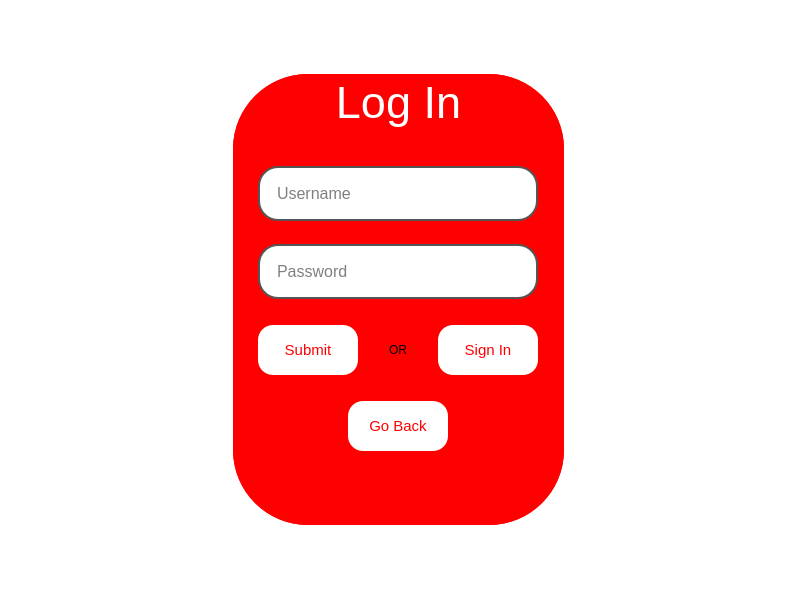
<?xml version="1.0" encoding="UTF-8"?>
<ui version="4.0">
 <class>Form</class>
 <widget class="QWidget" name="Form">
  <property name="geometry">
   <rect>
    <x>0</x>
    <y>0</y>
    <width>800</width>
    <height>600</height>
   </rect>
  </property>
  <property name="sizePolicy">
   <sizepolicy hsizetype="Fixed" vsizetype="Fixed">
    <horstretch>0</horstretch>
    <verstretch>0</verstretch>
   </sizepolicy>
  </property>
  <property name="minimumSize">
   <size>
    <width>330</width>
    <height>450</height>
   </size>
  </property>
  <property name="windowTitle">
   <string>Form</string>
  </property>
  <property name="styleSheet">
   <string notr="true">background-color: rgb(255, 255, 255);</string>
  </property>
  <layout class="QHBoxLayout" name="horizontalLayout_2">
   <property name="spacing">
    <number>0</number>
   </property>
   <property name="leftMargin">
    <number>9</number>
   </property>
   <item>
    <widget class="QWidget" name="widget" native="true">
     <property name="sizePolicy">
      <sizepolicy hsizetype="Maximum" vsizetype="Maximum">
       <horstretch>0</horstretch>
       <verstretch>0</verstretch>
      </sizepolicy>
     </property>
     <property name="minimumSize">
      <size>
       <width>331</width>
       <height>451</height>
      </size>
     </property>
     <property name="styleSheet">
      <string notr="true">background-color: rgb(255,0,0);
border-radius: 75px;
</string>
     </property>
     <widget class="QWidget" name="verticalLayoutWidget">
      <property name="geometry">
       <rect>
        <x>0</x>
        <y>0</y>
        <width>331</width>
        <height>451</height>
       </rect>
      </property>
      <layout class="QVBoxLayout" name="verticalLayout">
       <item>
        <spacer name="verticalSpacer_2">
         <property name="orientation">
          <enum>Qt::Orientation::Vertical</enum>
         </property>
         <property name="sizeType">
          <enum>QSizePolicy::Policy::Fixed</enum>
         </property>
         <property name="sizeHint" stdset="0">
          <size>
           <width>20</width>
           <height>3</height>
          </size>
         </property>
        </spacer>
       </item>
       <item>
        <widget class="QLabel" name="label">
         <property name="styleSheet">
          <string notr="true">background: transparent;
color: white;
font-size: 45px;

</string>
         </property>
         <property name="text">
          <string>Log In</string>
         </property>
         <property name="alignment">
          <set>Qt::AlignmentFlag::AlignCenter</set>
         </property>
        </widget>
       </item>
       <item>
        <spacer name="verticalSpacer">
         <property name="orientation">
          <enum>Qt::Orientation::Vertical</enum>
         </property>
         <property name="sizeType">
          <enum>QSizePolicy::Policy::Fixed</enum>
         </property>
         <property name="sizeHint" stdset="0">
          <size>
           <width>20</width>
           <height>32</height>
          </size>
         </property>
        </spacer>
       </item>
       <item>
        <layout class="QHBoxLayout" name="horizontalLayout_3">
         <item>
          <widget class="QLineEdit" name="username">
           <property name="sizePolicy">
            <sizepolicy hsizetype="Fixed" vsizetype="Fixed">
             <horstretch>0</horstretch>
             <verstretch>0</verstretch>
            </sizepolicy>
           </property>
           <property name="minimumSize">
            <size>
             <width>280</width>
             <height>0</height>
            </size>
           </property>
           <property name="styleSheet">
            <string notr="true">QLineEdit {
	padding: 15px 15px;
	font-size: 16px;
	border: 2px solid #555;
	border-radius: 20px;
	background-color: rgb(255,255,255);
	color: black;
}</string>
           </property>
           <property name="alignment">
            <set>Qt::AlignmentFlag::AlignLeading|Qt::AlignmentFlag::AlignLeft|Qt::AlignmentFlag::AlignVCenter</set>
           </property>
           <property name="placeholderText">
            <string>Username</string>
           </property>
          </widget>
         </item>
        </layout>
       </item>
       <item>
        <spacer name="verticalSpacer_4">
         <property name="orientation">
          <enum>Qt::Orientation::Vertical</enum>
         </property>
         <property name="sizeType">
          <enum>QSizePolicy::Policy::Fixed</enum>
         </property>
         <property name="sizeHint" stdset="0">
          <size>
           <width>20</width>
           <height>17</height>
          </size>
         </property>
        </spacer>
       </item>
       <item>
        <layout class="QHBoxLayout" name="horizontalLayout_4">
         <item>
          <widget class="QLineEdit" name="password">
           <property name="sizePolicy">
            <sizepolicy hsizetype="Fixed" vsizetype="Fixed">
             <horstretch>0</horstretch>
             <verstretch>0</verstretch>
            </sizepolicy>
           </property>
           <property name="minimumSize">
            <size>
             <width>280</width>
             <height>0</height>
            </size>
           </property>
           <property name="styleSheet">
            <string notr="true">QLineEdit {
	padding: 15px 15px;
	font-size: 16px;
	border: 2px solid #555;
	border-radius: 20px;
	background-color: rgb(255,255,255);
	color: black;
}</string>
           </property>
           <property name="alignment">
            <set>Qt::AlignmentFlag::AlignLeading|Qt::AlignmentFlag::AlignLeft|Qt::AlignmentFlag::AlignVCenter</set>
           </property>
           <property name="placeholderText">
            <string>Password</string>
           </property>
          </widget>
         </item>
        </layout>
       </item>
       <item>
        <spacer name="verticalSpacer_5">
         <property name="orientation">
          <enum>Qt::Orientation::Vertical</enum>
         </property>
         <property name="sizeType">
          <enum>QSizePolicy::Policy::Fixed</enum>
         </property>
         <property name="sizeHint" stdset="0">
          <size>
           <width>20</width>
           <height>20</height>
          </size>
         </property>
        </spacer>
       </item>
       <item>
        <layout class="QHBoxLayout" name="horizontalLayout_5">
         <item>
          <widget class="QPushButton" name="submit_button">
           <property name="sizePolicy">
            <sizepolicy hsizetype="Fixed" vsizetype="Fixed">
             <horstretch>0</horstretch>
             <verstretch>0</verstretch>
            </sizepolicy>
           </property>
           <property name="minimumSize">
            <size>
             <width>100</width>
             <height>50</height>
            </size>
           </property>
           <property name="styleSheet">
            <string notr="true">QPushButton {
	background-color: white;
	color: red;
	font-size: 15px;
	border-radius: 15px;
}

QPushButton:hover {
	background-color: black;
	color: white;
}</string>
           </property>
           <property name="text">
            <string>Submit</string>
           </property>
          </widget>
         </item>
         <item>
          <widget class="QLabel" name="label_2">
           <property name="sizePolicy">
            <sizepolicy hsizetype="Fixed" vsizetype="Fixed">
             <horstretch>0</horstretch>
             <verstretch>0</verstretch>
            </sizepolicy>
           </property>
           <property name="minimumSize">
            <size>
             <width>15</width>
             <height>15</height>
            </size>
           </property>
           <property name="text">
            <string>OR</string>
           </property>
          </widget>
         </item>
         <item>
          <widget class="QPushButton" name="sign_in_button">
           <property name="sizePolicy">
            <sizepolicy hsizetype="Fixed" vsizetype="Fixed">
             <horstretch>0</horstretch>
             <verstretch>0</verstretch>
            </sizepolicy>
           </property>
           <property name="minimumSize">
            <size>
             <width>100</width>
             <height>50</height>
            </size>
           </property>
           <property name="styleSheet">
            <string notr="true">QPushButton {
	background-color: white;
	color: red;
	font-size: 15px;
	border-radius: 15px;
}

QPushButton:hover {
	background-color: black;
	color: white;
}</string>
           </property>
           <property name="text">
            <string>Sign In</string>
           </property>
          </widget>
         </item>
        </layout>
       </item>
       <item>
        <spacer name="verticalSpacer_7">
         <property name="orientation">
          <enum>Qt::Orientation::Vertical</enum>
         </property>
         <property name="sizeType">
          <enum>QSizePolicy::Policy::Fixed</enum>
         </property>
         <property name="sizeHint" stdset="0">
          <size>
           <width>20</width>
           <height>20</height>
          </size>
         </property>
        </spacer>
       </item>
       <item>
        <layout class="QHBoxLayout" name="horizontalLayout">
         <item>
          <widget class="QPushButton" name="back_button">
           <property name="sizePolicy">
            <sizepolicy hsizetype="Fixed" vsizetype="Fixed">
             <horstretch>0</horstretch>
             <verstretch>0</verstretch>
            </sizepolicy>
           </property>
           <property name="minimumSize">
            <size>
             <width>100</width>
             <height>50</height>
            </size>
           </property>
           <property name="styleSheet">
            <string notr="true">QPushButton {
	background-color: white;
	color: red;
	font-size: 15px;
	border-radius: 15px;
}

QPushButton:hover {
	background-color: black;
	color: white;
}</string>
           </property>
           <property name="text">
            <string>Go Back</string>
           </property>
          </widget>
         </item>
        </layout>
       </item>
       <item>
        <spacer name="verticalSpacer_3">
         <property name="orientation">
          <enum>Qt::Orientation::Vertical</enum>
         </property>
         <property name="sizeHint" stdset="0">
          <size>
           <width>20</width>
           <height>40</height>
          </size>
         </property>
        </spacer>
       </item>
       <item>
        <spacer name="verticalSpacer_6">
         <property name="orientation">
          <enum>Qt::Orientation::Vertical</enum>
         </property>
         <property name="sizeType">
          <enum>QSizePolicy::Policy::Fixed</enum>
         </property>
         <property name="sizeHint" stdset="0">
          <size>
           <width>20</width>
           <height>2</height>
          </size>
         </property>
        </spacer>
       </item>
      </layout>
     </widget>
    </widget>
   </item>
  </layout>
 </widget>
 <resources/>
 <connections/>
</ui>
